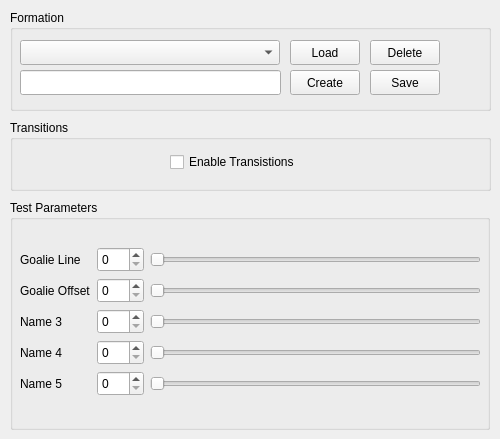
     <widget class="QWidget" name="tabStrategy">
      <attribute name="icon">
       <iconset resource="icons.qrc">
        <normaloff>:/Icons/Imgs/devil_mad.png</normaloff>:/Icons/Imgs/devil_mad.png</iconset>
      </attribute>
      <attribute name="title">
       <string>Strategy</string>
      </attribute>
      <widget class="QGroupBox" name="groupBoxStrategyFormation">
       <property name="geometry">
        <rect>
         <x>10</x>
         <y>10</y>
         <width>481</width>
         <height>101</height>
        </rect>
       </property>
       <property name="title">
        <string>Formation</string>
       </property>
       <widget class="QComboBox" name="comboBoxStrategyFormationLoadStrategy">
        <property name="geometry">
         <rect>
          <x>10</x>
          <y>30</y>
          <width>260</width>
          <height>25</height>
         </rect>
        </property>
        <property name="minimumSize">
         <size>
          <width>260</width>
          <height>25</height>
         </size>
        </property>
        <property name="maximumSize">
         <size>
          <width>260</width>
          <height>25</height>
         </size>
        </property>
       </widget>
       <widget class="QPushButton" name="pushButtonStrategyFormationDelete">
        <property name="geometry">
         <rect>
          <x>360</x>
          <y>30</y>
          <width>70</width>
          <height>25</height>
         </rect>
        </property>
        <property name="minimumSize">
         <size>
          <width>70</width>
          <height>25</height>
         </size>
        </property>
        <property name="maximumSize">
         <size>
          <width>70</width>
          <height>25</height>
         </size>
        </property>
        <property name="text">
         <string>Delete</string>
        </property>
       </widget>
       <widget class="QPushButton" name="pushButtonStrategyFormationLoad">
        <property name="geometry">
         <rect>
          <x>280</x>
          <y>30</y>
          <width>70</width>
          <height>25</height>
         </rect>
        </property>
        <property name="minimumSize">
         <size>
          <width>70</width>
          <height>25</height>
         </size>
        </property>
        <property name="maximumSize">
         <size>
          <width>70</width>
          <height>25</height>
         </size>
        </property>
        <property name="text">
         <string>Load</string>
        </property>
       </widget>
       <widget class="QLineEdit" name="lineEditStrategyFormationNewStrategy">
        <property name="geometry">
         <rect>
          <x>10</x>
          <y>60</y>
          <width>261</width>
          <height>25</height>
         </rect>
        </property>
       </widget>
       <widget class="QPushButton" name="pushButtonStrategyFormationSave">
        <property name="geometry">
         <rect>
          <x>360</x>
          <y>60</y>
          <width>70</width>
          <height>25</height>
         </rect>
        </property>
        <property name="minimumSize">
         <size>
          <width>70</width>
          <height>25</height>
         </size>
        </property>
        <property name="maximumSize">
         <size>
          <width>70</width>
          <height>25</height>
         </size>
        </property>
        <property name="text">
         <string>Save</string>
        </property>
       </widget>
       <widget class="QPushButton" name="pushButtonStrategyFormationCreate">
        <property name="geometry">
         <rect>
          <x>280</x>
          <y>60</y>
          <width>70</width>
          <height>25</height>
         </rect>
        </property>
        <property name="minimumSize">
         <size>
          <width>70</width>
          <height>25</height>
         </size>
        </property>
        <property name="maximumSize">
         <size>
          <width>70</width>
          <height>25</height>
         </size>
        </property>
        <property name="text">
         <string>Create</string>
        </property>
       </widget>
      </widget>
      <widget class="QGroupBox" name="groupBoxStrategyTransitions">
       <property name="geometry">
        <rect>
         <x>10</x>
         <y>120</y>
         <width>481</width>
         <height>71</height>
        </rect>
       </property>
       <property name="title">
        <string>Transitions</string>
       </property>
       <widget class="QCheckBox" name="checkBoxStrategyTransitionsEnableTransistions">
        <property name="geometry">
         <rect>
          <x>160</x>
          <y>30</y>
          <width>161</width>
          <height>24</height>
         </rect>
        </property>
        <property name="text">
         <string>Enable Transistions</string>
        </property>
       </widget>
      </widget>
      <widget class="QGroupBox" name="groupBoxStrategyTestParameters">
       <property name="geometry">
        <rect>
         <x>10</x>
         <y>200</y>
         <width>480</width>
         <height>230</height>
        </rect>
       </property>
       <property name="minimumSize">
        <size>
         <width>480</width>
         <height>230</height>
        </size>
       </property>
       <property name="title">
        <string>Test Parameters</string>
       </property>
       <widget class="QWidget" name="layoutWidget_13">
        <property name="geometry">
         <rect>
          <x>10</x>
          <y>30</y>
          <width>461</width>
          <height>184</height>
         </rect>
        </property>
        <layout class="QGridLayout" name="gridLayoutStrategyTestParameters">
         <item row="0" column="0">
          <layout class="QGridLayout" name="gridLayoutStrategyTestParameters_2">
           <item row="0" column="0">
            <widget class="QLabel" name="labelStrategyTestParametersGoalieLine">
             <property name="minimumSize">
              <size>
               <width>0</width>
               <height>25</height>
              </size>
             </property>
             <property name="maximumSize">
              <size>
               <width>16777215</width>
               <height>25</height>
              </size>
             </property>
             <property name="text">
              <string>Goalie Line</string>
             </property>
            </widget>
           </item>
           <item row="0" column="1">
            <widget class="QSpinBox" name="spinBoxStrategyTestParametersGoalieLine">
             <property name="minimumSize">
              <size>
               <width>0</width>
               <height>25</height>
              </size>
             </property>
             <property name="maximumSize">
              <size>
               <width>16777215</width>
               <height>25</height>
              </size>
             </property>
             <property name="readOnly">
              <bool>false</bool>
             </property>
             <property name="minimum">
              <number>0</number>
             </property>
             <property name="maximum">
              <number>100</number>
             </property>
             <property name="value">
              <number>0</number>
             </property>
            </widget>
           </item>
           <item row="0" column="2">
            <widget class="QSlider" name="horizontalSliderStrategyTestParametersGoalieLine">
             <property name="minimumSize">
              <size>
               <width>0</width>
               <height>25</height>
              </size>
             </property>
             <property name="maximumSize">
              <size>
               <width>16777215</width>
               <height>25</height>
              </size>
             </property>
             <property name="minimum">
              <number>0</number>
             </property>
             <property name="maximum">
              <number>100</number>
             </property>
             <property name="tracking">
              <bool>true</bool>
             </property>
             <property name="orientation">
              <enum>Qt::Horizontal</enum>
             </property>
             <property name="invertedAppearance">
              <bool>false</bool>
             </property>
            </widget>
           </item>
           <item row="1" column="1">
            <widget class="QSpinBox" name="spinBoxStrategyTestParametersGoalieOffset">
             <property name="minimumSize">
              <size>
               <width>0</width>
               <height>25</height>
              </size>
             </property>
             <property name="maximumSize">
              <size>
               <width>16777215</width>
               <height>25</height>
              </size>
             </property>
             <property name="readOnly">
              <bool>false</bool>
             </property>
             <property name="minimum">
              <number>0</number>
             </property>
             <property name="maximum">
              <number>100</number>
             </property>
             <property name="value">
              <number>0</number>
             </property>
            </widget>
           </item>
           <item row="1" column="2">
            <widget class="QSlider" name="horizontalSliderStrategyTestParametersGoalieOffset">
             <property name="minimumSize">
              <size>
               <width>0</width>
               <height>25</height>
              </size>
             </property>
             <property name="maximumSize">
              <size>
               <width>16777215</width>
               <height>25</height>
              </size>
             </property>
             <property name="minimum">
              <number>0</number>
             </property>
             <property name="maximum">
              <number>100</number>
             </property>
             <property name="tracking">
              <bool>true</bool>
             </property>
             <property name="orientation">
              <enum>Qt::Horizontal</enum>
             </property>
             <property name="invertedAppearance">
              <bool>false</bool>
             </property>
            </widget>
           </item>
           <item row="2" column="0">
            <widget class="QLabel" name="labelStrategyTestParametersName3">
             <property name="minimumSize">
              <size>
               <width>0</width>
               <height>25</height>
              </size>
             </property>
             <property name="maximumSize">
              <size>
               <width>16777215</width>
               <height>25</height>
              </size>
             </property>
             <property name="text">
              <string>Name 3</string>
             </property>
            </widget>
           </item>
           <item row="2" column="1">
            <widget class="QSpinBox" name="spinBoxStrategyTestParametersName3">
             <property name="minimumSize">
              <size>
               <width>0</width>
               <height>25</height>
              </size>
             </property>
             <property name="maximumSize">
              <size>
               <width>16777215</width>
               <height>25</height>
              </size>
             </property>
             <property name="readOnly">
              <bool>false</bool>
             </property>
             <property name="minimum">
              <number>0</number>
             </property>
             <property name="maximum">
              <number>100</number>
             </property>
             <property name="value">
              <number>0</number>
             </property>
            </widget>
           </item>
           <item row="2" column="2">
            <widget class="QSlider" name="horizontalSliderStrategyTestParametersName3">
             <property name="minimumSize">
              <size>
               <width>0</width>
               <height>25</height>
              </size>
             </property>
             <property name="maximumSize">
              <size>
               <width>16777215</width>
               <height>25</height>
              </size>
             </property>
             <property name="minimum">
              <number>0</number>
             </property>
             <property name="maximum">
              <number>100</number>
             </property>
             <property name="tracking">
              <bool>true</bool>
             </property>
             <property name="orientation">
              <enum>Qt::Horizontal</enum>
             </property>
             <property name="invertedAppearance">
              <bool>false</bool>
             </property>
            </widget>
           </item>
           <item row="3" column="0">
            <widget class="QLabel" name="labelStrategyTestParametersName4">
             <property name="minimumSize">
              <size>
               <width>0</width>
               <height>25</height>
              </size>
             </property>
             <property name="maximumSize">
              <size>
               <width>16777215</width>
               <height>25</height>
              </size>
             </property>
             <property name="text">
              <string>Name 4</string>
             </property>
            </widget>
           </item>
           <item row="3" column="1">
            <widget class="QSpinBox" name="spinBoxStrategyTestParametersName4">
             <property name="minimumSize">
              <size>
               <width>0</width>
               <height>25</height>
              </size>
             </property>
             <property name="maximumSize">
              <size>
               <width>16777215</width>
               <height>25</height>
              </size>
             </property>
             <property name="readOnly">
              <bool>false</bool>
             </property>
             <property name="minimum">
              <number>0</number>
             </property>
             <property name="maximum">
              <number>100</number>
             </property>
             <property name="value">
              <number>0</number>
             </property>
            </widget>
           </item>
           <item row="3" column="2">
            <widget class="QSlider" name="horizontalSliderStrategyTestParametersName4">
             <property name="minimumSize">
              <size>
               <width>0</width>
               <height>25</height>
              </size>
             </property>
             <property name="maximumSize">
              <size>
               <width>16777215</width>
               <height>25</height>
              </size>
             </property>
             <property name="minimum">
              <number>0</number>
             </property>
             <property name="maximum">
              <number>100</number>
             </property>
             <property name="tracking">
              <bool>true</bool>
             </property>
             <property name="orientation">
              <enum>Qt::Horizontal</enum>
             </property>
             <property name="invertedAppearance">
              <bool>false</bool>
             </property>
            </widget>
           </item>
           <item row="4" column="0">
            <widget class="QLabel" name="labelStrategyTestParametersName5">
             <property name="minimumSize">
              <size>
               <width>0</width>
               <height>25</height>
              </size>
             </property>
             <property name="maximumSize">
              <size>
               <width>16777215</width>
               <height>25</height>
              </size>
             </property>
             <property name="text">
              <string>Name 5</string>
             </property>
            </widget>
           </item>
           <item row="4" column="1">
            <widget class="QSpinBox" name="spinBoxStrategyTestParametersName5">
             <property name="minimumSize">
              <size>
               <width>0</width>
               <height>25</height>
              </size>
             </property>
             <property name="maximumSize">
              <size>
               <width>16777215</width>
               <height>25</height>
              </size>
             </property>
             <property name="readOnly">
              <bool>false</bool>
             </property>
             <property name="minimum">
              <number>0</number>
             </property>
             <property name="maximum">
              <number>100</number>
             </property>
             <property name="value">
              <number>0</number>
             </property>
            </widget>
           </item>
           <item row="4" column="2">
            <widget class="QSlider" name="horizontalSliderStrategyTestParametersName5">
             <property name="minimumSize">
              <size>
               <width>0</width>
               <height>25</height>
              </size>
             </property>
             <property name="maximumSize">
              <size>
               <width>16777215</width>
               <height>25</height>
              </size>
             </property>
             <property name="minimum">
              <number>0</number>
             </property>
             <property name="maximum">
              <number>100</number>
             </property>
             <property name="tracking">
              <bool>true</bool>
             </property>
             <property name="orientation">
              <enum>Qt::Horizontal</enum>
             </property>
             <property name="invertedAppearance">
              <bool>false</bool>
             </property>
            </widget>
           </item>
           <item row="1" column="0">
            <widget class="QLabel" name="labelStrategyTestParametersGoaliOffset">
             <property name="minimumSize">
              <size>
               <width>0</width>
               <height>25</height>
              </size>
             </property>
             <property name="maximumSize">
              <size>
               <width>16777215</width>
               <height>25</height>
              </size>
             </property>
             <property name="text">
              <string>Goalie Offset</string>
             </property>
            </widget>
           </item>
          </layout>
         </item>
        </layout>
       </widget>
      </widget>
     </widget>
